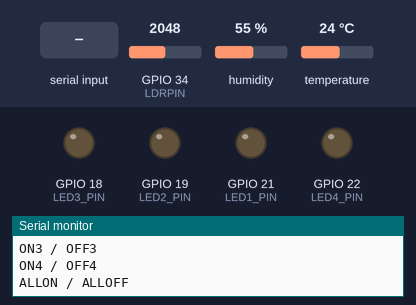
A sketch run on a simulated ESP32. On the bench: output pins drawn as LEDs (lit = HIGH), the last lines printed to the serial monitor. Inputs (shaded band) come from the test bench; at power-on: GPIO 34 (LDRPIN) = 2048, humidity 55 %, temperature 24 °C. WiFi joins after 1.5 s; servers stay silent unless stated; the local clock reads 2024-03-15 10:24:30 at power-on unless the sketch sets it; random numbers use the default seed unless the sketch sets one; no MQTT or app messages arrive unless stated.

Above: at 4.2 s.
4.3 s: "ON1\n" received over Serial
At 4.9 s:
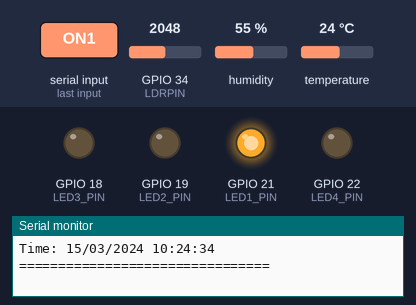
5.8 s: "ON2\n" received over Serial
At 7.0 s:
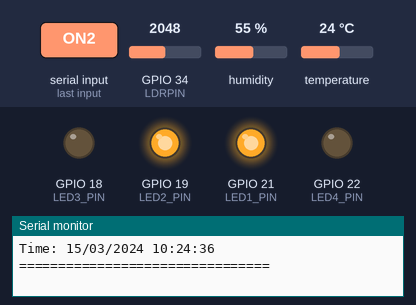
7.3 s: "OFF1\n" received over Serial
At 8.5 s:
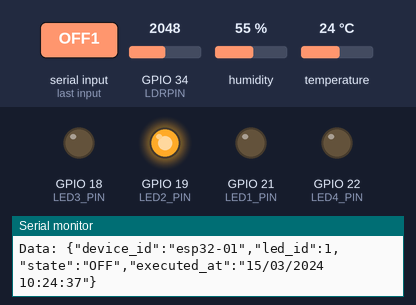
8.8 s: "ON3\n" received over Serial
At 9.4 s:
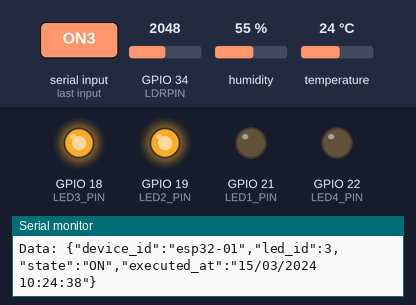
10.3 s: "OFF2\n" received over Serial
At 10.6 s:
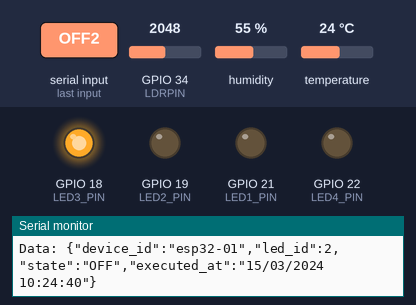
Timing chart, 0 to 13.3 s (numbered marks = the images above; inputs shaded):
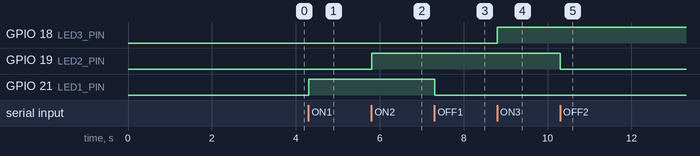

Measured:
- after the input at 4.3 s, GPIO 21 (LED1_PIN): LOW → HIGH at once
- after the input at 5.8 s, GPIO 19 (LED2_PIN): LOW → HIGH at once
- after the input at 7.3 s, GPIO 21 (LED1_PIN): HIGH → LOW at once
- after the input at 8.8 s, GPIO 18 (LED3_PIN): LOW → HIGH at once
- after the input at 10.3 s, GPIO 19 (LED2_PIN): HIGH → LOW at once

The sketch:

sketch_sep24a.ino
```cpp
#include <WiFi.h>
#include <PubSubClient.h>
#include "DHT.h"
#include <time.h>

// ================== PIN ==================
#define DHTPIN 4
#define DHTTYPE DHT11
#define LDRPIN 34

#define LED1_PIN 21
#define LED2_PIN 19
#define LED3_PIN 18
#define LED4_PIN 22

// ================== WIFI ==================
const char* WIFI_SSID = "NHA TRO T4.5";
const char* WIFI_PASSWORD = "0969002292";

// ================== MQTT ==================
const char* MQTT_HOST = "192.168.1.229";
const uint16_t MQTT_PORT = 2000;
const char* MQTT_USER = "iotuser";
const char* MQTT_PASSWORD = "iot123";

// ================== SENSOR TOPICS ==================
const char* TOPIC_SENSOR = "iot/sensor/data";
const char* TOPIC_VALUES_TEMP = "iot/sensor/values/temperature";
const char* TOPIC_VALUES_HUM = "iot/sensor/values/humidity";
const char* TOPIC_VALUES_LIGHT = "iot/sensor/values/light";
const char* TOPIC_VALUES_CO2 = "iot/sensor/values/co2";
const char* TOPIC_VALUES_SUB = "iot/sensor/values/#";

// ================== LED TOPICS ==================
const char* TOPIC_LED1 = "iot/led/1";
const char* TOPIC_LED2 = "iot/led/2";
const char* TOPIC_LED3 = "iot/led/3";
const char* TOPIC_LED4 = "iot/led/4";
const char* TOPIC_LED_ALL = "iot/led/all";
const char* TOPIC_LED_SUB = "iot/led/#";

// ================== DEVICE ==================
const char* DEVICE_ID = "esp32-01";

// ================== INTERVAL ==================
const unsigned long SENSOR_INTERVAL = 2000;
const unsigned long WIFI_RETRY = 10000;
const unsigned long MQTT_RETRY = 3000;

// ================== OBJECT ==================
WiFiClient wifiClient;
PubSubClient mqttClient(wifiClient);
DHT dht(DHTPIN, DHTTYPE);

// ================== LED STATE ==================
bool led1State = false;
bool led2State = false;
bool led3State = false;
bool led4State = false;

// ================== TIMER ==================
unsigned long lastSensor = 0;
unsigned long lastWifi = 0;
unsigned long lastMqtt = 0;

// =================================================
// LDR
// =================================================
int readLight() {
  long total = 0;

  for (int i = 0; i < 10; i++) {
    total += analogRead(LDRPIN);
    delay(10);
  }

  int raw = total / 10;

  // Đảo chiều: sáng -> số cao, tối -> số thấp.
  // Nếu cảm biến của bạn cho chiều ngược lại, đổi thành: return raw;
  return 4095 - raw;
}

// =================================================
// TIME
// =================================================
String getTimeString() {
  time_t now = time(nullptr);

  if (now < 1700000000) {
    return "syncing";
  }

  struct tm timeInfo;
  localtime_r(&now, &timeInfo);

  char buffer[25];
  strftime(buffer, sizeof(buffer), "%d/%m/%Y %H:%M:%S", &timeInfo);

  return String(buffer);
}

// =================================================
// LED CONTROL
// =================================================
void setLed(int id, bool state) {
  switch (id) {
    case 1:
      led1State = state;
      digitalWrite(LED1_PIN, state ? HIGH : LOW);
      break;

    case 2:
      led2State = state;
      digitalWrite(LED2_PIN, state ? HIGH : LOW);
      break;

    case 3:
      led3State = state;
      digitalWrite(LED3_PIN, state ? HIGH : LOW);
      break;

    case 4:
      led4State = state;
      digitalWrite(LED4_PIN, state ? HIGH : LOW);
      break;
  }
}

// =================================================
// GET LED STATE
// =================================================
bool getLedState(int ledId) {
  switch (ledId) {
    case 1: return led1State;
    case 2: return led2State;
    case 3: return led3State;
    case 4: return led4State;
    default: return false;
  }
}

// =================================================
// PUBLISH LED STATUS
// =================================================
void publishLedStatus(int ledId) {
  bool state = getLedState(ledId);

  String topic = "iot/led/" + String(ledId) + "/status";

  String payload = "{";
  payload += "\"device_id\":\"" + String(DEVICE_ID) + "\",";
  payload += "\"led_id\":" + String(ledId) + ",";
  payload += "\"state\":\"";
  payload += state ? "ON" : "OFF";
  payload += "\",";
  payload += "\"executed_at\":\"" + getTimeString() + "\"";
  payload += "}";

  mqttClient.publish(topic.c_str(), payload.c_str(), true);

  Serial.println();
  Serial.println("LED STATUS:");
  Serial.print("Topic: ");
  Serial.println(topic);
  Serial.print("Data: ");
  Serial.println(payload);
}

// =================================================
// PUBLISH ALL LED STATUS
// =================================================
void publishAllLedStatus() {
  publishLedStatus(1);
  publishLedStatus(2);
  publishLedStatus(3);
  publishLedStatus(4);
}

// =================================================
// HANDLE ONE LED COMMAND
// =================================================
void handleLedCommand(int ledId, const String& command) {
  if (command == "ON") {
    setLed(ledId, true);
    publishLedStatus(ledId);
  } else if (command == "OFF") {
    setLed(ledId, false);
    publishLedStatus(ledId);
  }
}

// =================================================
// MQTT CALLBACK
// =================================================
void mqttCallback(char* topic, byte* payload, unsigned int length) {
  String message;

  for (unsigned int i = 0; i < length; i++) {
    message += (char)payload[i];
  }

  message.trim();

  String upperMessage = message;
  upperMessage.toUpperCase();

  String topicString = String(topic);

  Serial.println();
  Serial.println("============================");
  Serial.println("MQTT MESSAGE");
  Serial.print("Time: ");
  Serial.println(getTimeString());
  Serial.print("Topic: ");
  Serial.println(topic);
  Serial.print("Message: ");
  Serial.println(message);

  // Manual sensor values
  if (topicString == TOPIC_VALUES_TEMP) {
    mqttClient.publish(TOPIC_VALUES_TEMP, message.c_str(), true);
    Serial.print("Temperature value -> ");
    Serial.println(message);
    return;
  }

  if (topicString == TOPIC_VALUES_HUM) {
    mqttClient.publish(TOPIC_VALUES_HUM, message.c_str(), true);
    Serial.print("Humidity value -> ");
    Serial.println(message);
    return;
  }

  if (topicString == TOPIC_VALUES_LIGHT) {
    mqttClient.publish(TOPIC_VALUES_LIGHT, message.c_str(), true);
    Serial.print("Light value -> ");
    Serial.println(message);
    return;
  }

  // Individual LED commands
  if (topicString == TOPIC_LED1) {
    handleLedCommand(1, upperMessage);
    return;
  }

  if (topicString == TOPIC_LED2) {
    handleLedCommand(2, upperMessage);
    return;
  }

  if (topicString == TOPIC_LED3) {
    handleLedCommand(3, upperMessage);
    return;
  }

  if (topicString == TOPIC_LED4) {
    handleLedCommand(4, upperMessage);
    return;
  }

  // All LEDs
  if (topicString == TOPIC_LED_ALL) {
    if (upperMessage == "ON") {
      setLed(1, true);
      setLed(2, true);
      setLed(3, true);
      setLed(4, true);
      publishAllLedStatus();
      Serial.println("ALL LED -> ON");
    } else if (upperMessage == "OFF") {
      setLed(1, false);
      setLed(2, false);
      setLed(3, false);
      setLed(4, false);
      publishAllLedStatus();
      Serial.println("ALL LED -> OFF");
    }
    return;
  }
}

// =================================================
// WIFI
// =================================================
void startWiFi() {
  WiFi.mode(WIFI_STA);
  WiFi.begin(WIFI_SSID, WIFI_PASSWORD);

  lastWifi = millis();

  Serial.print("Connecting WiFi");
}

// =================================================
// MAINTAIN WIFI
// =================================================
void maintainWiFi() {
  if (WiFi.status() == WL_CONNECTED) {
    return;
  }

  if (millis() - lastWifi < WIFI_RETRY) {
    return;
  }

  lastWifi = millis();

  Serial.println();
  Serial.println("WiFi reconnect...");

  WiFi.disconnect();
  WiFi.begin(WIFI_SSID, WIFI_PASSWORD);
}

// =================================================
// MQTT CONNECT
// =================================================
void connectMQTT() {
  if (WiFi.status() != WL_CONNECTED) {
    return;
  }

  if (mqttClient.connected()) {
    return;
  }

  if (millis() - lastMqtt < MQTT_RETRY) {
    return;
  }

  lastMqtt = millis();

  String clientId = "ESP32-" + String((uint32_t)ESP.getEfuseMac(), HEX);

  Serial.print("Connecting MQTT...");

  if (mqttClient.connect(clientId.c_str(), MQTT_USER, MQTT_PASSWORD)) {
    Serial.println("connected");

    mqttClient.subscribe(TOPIC_LED_SUB);
    mqttClient.subscribe(TOPIC_VALUES_SUB);

    Serial.print("Subscribe LED: ");
    Serial.println(TOPIC_LED_SUB);
    Serial.print("Subscribe sensor values: ");
    Serial.println(TOPIC_VALUES_SUB);

    // Publish initial states for all four LEDs
    publishAllLedStatus();
  } else {
    Serial.print("failed, state=");
    Serial.println(mqttClient.state());
  }
}

// =================================================
// SENSOR DATA
// =================================================
void publishSensorData() {
  float temperature = dht.readTemperature();
  float humidity = dht.readHumidity();
  int light = readLight();
  int co2 = random(0, 102);   // 0..101

  if (isnan(temperature) || isnan(humidity)) {
    Serial.println("DHT11 READ FAILED!");
    return;
  }

  String tempValue = String(temperature, 1);
  String humValue = String(humidity, 1);
  String lightValue = String(light);
  String co2Value = String(co2);
  String timeValue = getTimeString();

  // Publish individual sensor values
  mqttClient.publish(TOPIC_VALUES_TEMP, tempValue.c_str(), true);
  mqttClient.publish(TOPIC_VALUES_HUM, humValue.c_str(), true);
  mqttClient.publish(TOPIC_VALUES_LIGHT, lightValue.c_str(), true);
  mqttClient.publish(TOPIC_VALUES_CO2, co2Value.c_str(), true);

  // Publish combined data with timestamp
  String dataPayload = "{";
  dataPayload += "\"temperature\":" + tempValue + ",";
  dataPayload += "\"humidity\":" + humValue + ",";
  dataPayload += "\"light\":" + lightValue + ",";
  dataPayload += "\"co2\":" + co2Value + ",";
  dataPayload += "\"recorded_at\":\"" + timeValue + "\"";
  dataPayload += "}";

  mqttClient.publish(TOPIC_SENSOR, dataPayload.c_str(), true);

  // Serial output
  Serial.println();
  Serial.println("================================");
  Serial.println("SENSOR DATA PUBLISHED");
  Serial.println("================================");

  Serial.print(TOPIC_VALUES_TEMP);
  Serial.print(" -> ");
  Serial.println(tempValue);

  Serial.print(TOPIC_VALUES_HUM);
  Serial.print(" -> ");
  Serial.println(humValue);

  Serial.print(TOPIC_VALUES_LIGHT);
  Serial.print(" -> ");
  Serial.println(lightValue);

  Serial.println();
  Serial.print(TOPIC_SENSOR);
  Serial.print(" -> ");
  Serial.println(dataPayload);

  Serial.print("Time: ");
  Serial.println(timeValue);
  Serial.println("================================");
}

// =================================================
// SERIAL TEST
// =================================================
void handleSerial() {
  if (!Serial.available()) {
    return;
  }

  String command = Serial.readStringUntil('\n');
  command.trim();
  command.toUpperCase();

  // Individual LEDs
  if (command == "ON1") {
    setLed(1, true);
    publishLedStatus(1);
  } else if (command == "OFF1") {
    setLed(1, false);
    publishLedStatus(1);
  } else if (command == "ON2") {
    setLed(2, true);
    publishLedStatus(2);
  } else if (command == "OFF2") {
    setLed(2, false);
    publishLedStatus(2);
  } else if (command == "ON3") {
    setLed(3, true);
    publishLedStatus(3);
  } else if (command == "OFF3") {
    setLed(3, false);
    publishLedStatus(3);
  } else if (command == "ON4") {
    setLed(4, true);
    publishLedStatus(4);
  } else if (command == "OFF4") {
    setLed(4, false);
    publishLedStatus(4);
  } else if (command == "ALLON") {
    setLed(1, true);
    setLed(2, true);
    setLed(3, true);
    setLed(4, true);
    publishAllLedStatus();
  } else if (command == "ALLOFF") {
    setLed(1, false);
    setLed(2, false);
    setLed(3, false);
    setLed(4, false);
    publishAllLedStatus();
  } else {
    Serial.println();
    Serial.println("Commands:");
    Serial.println("ON1 / OFF1");
    Serial.println("ON2 / OFF2");
    Serial.println("ON3 / OFF3");
    Serial.println("ON4 / OFF4");
    Serial.println("ALLON / ALLOFF");
  }
}

// =================================================
// SETUP
// =================================================
void setup() {
  Serial.begin(115200);
  delay(1000);

  // LED pins
  pinMode(LED1_PIN, OUTPUT);
  pinMode(LED2_PIN, OUTPUT);
  pinMode(LED3_PIN, OUTPUT);
  pinMode(LED4_PIN, OUTPUT);

  // Turn off all LEDs at startup
  setLed(1, false);
  setLed(2, false);
  setLed(3, false);
  setLed(4, false);

  // LDR
  pinMode(LDRPIN, INPUT);

  // DHT11
  dht.begin();
  delay(2000);

  // WiFi
  startWiFi();

  // Vietnam time: UTC+7
  configTime(7 * 3600, 0, "pool.ntp.org", "time.nist.gov");

  // MQTT
  mqttClient.setServer(MQTT_HOST, MQTT_PORT);
  mqttClient.setCallback(mqttCallback);

  Serial.println();
  Serial.println("============================");
  Serial.println("ESP32 SMART CLASSROOM");
  Serial.println("============================");

  Serial.println("Sensor values:");
  Serial.println("iot/sensor/values/temperature");
  Serial.println("iot/sensor/values/humidity");
  Serial.println("iot/sensor/values/light");

  Serial.println();
  Serial.println("Sensor data:");
  Serial.println("iot/sensor/data");

  Serial.println();
  Serial.println("LED control:");
  Serial.println("iot/led/1");
  Serial.println("iot/led/2");
  Serial.println("iot/led/3");
  Serial.println("iot/led/4");
  Serial.println("iot/led/all");

  Serial.println();
  Serial.println("LED status:");
  Serial.println("iot/led/1/status");
  Serial.println("iot/led/2/status");
  Serial.println("iot/led/3/status");
  Serial.println("iot/led/4/status");

  Serial.println();
  Serial.println("Serial commands:");
  Serial.println("ON1 / OFF1");
  Serial.println("ON2 / OFF2");
  Serial.println("ON3 / OFF3");
  Serial.println("ON4 / OFF4");
  Serial.println("ALLON / ALLOFF");
}

// =================================================
// LOOP
// =================================================
void loop() {
  maintainWiFi();
  connectMQTT();

  if (mqttClient.connected()) {
    mqttClient.loop();
  }

  handleSerial();

  if (mqttClient.connected() &&
      millis() - lastSensor >= SENSOR_INTERVAL) {
    lastSensor = millis();
    publishSensorData();
  }

  delay(10);
}
```
